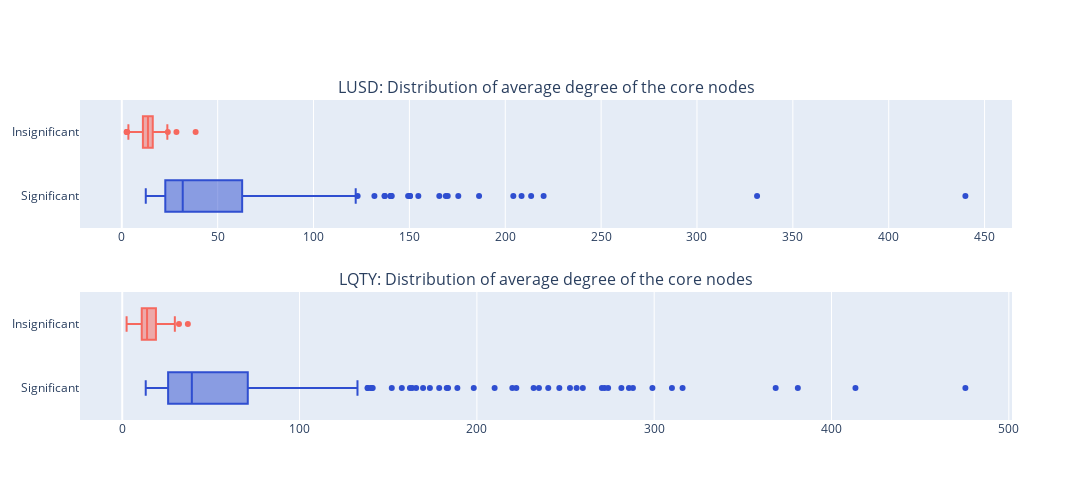

The cell this chart's notebook holds for it:
### Markdown cell above
### Figure 4

### Code cell
fig = make_subplots(
    rows=2, 
    cols=1,
    subplot_titles=("LUSD: Distribution of average degree of the core nodes", "LQTY: Distribution of average degree of the core nodes"),
    horizontal_spacing=0.05, 
    vertical_spacing=0.2,
)

LUSD_num_core_sig_T = LUSD_sig_T['avg_core_neighbor']
LUSD_num_core_sig_F = LUSD_sig_F['avg_core_neighbor']

LQTY_num_core_sig_T = LQTY_sig_T['avg_core_neighbor']
LQTY_num_core_sig_F = LQTY_sig_F['avg_core_neighbor']


fig.add_trace(go.Box(x=LUSD_num_core_sig_T, marker_color=LUSD_color1, name="Significant"), row=1, col=1)
fig.add_trace(go.Box(x=LUSD_num_core_sig_F, marker_color=LQTY_color2, name="Insignificant"), row=1, col=1)

fig.add_trace(go.Box(x=LQTY_num_core_sig_T, marker_color=LUSD_color1, name="Significant"), row=2, col=1)
fig.add_trace(go.Box(x=LQTY_num_core_sig_F, marker_color=LQTY_color2, name="Insignificant"), row=2, col=1)

fig.update_layout(barmode='stack', height=500, width=1300, showlegend=False)
fig.show()

fig.write_image("../Figure/images/fig4.png")

### Figure 1 — Plotly figure (JSON) as saved in the notebook; plotly's stock layout.template omitted (floating-point values rounded to 4 significant figures; data arrays with more than 128 entries replaced by an {"elided": "..."} marker saying what was removed)
{"data": [{"marker": {"color": "#2f4ed0"}, "name": "Significant", "type": "box", "x": {"elided": "335 float values"}, "xaxis": "x", "yaxis": "y"}, {"marker": {"color": "#f6685e"}, "name": "Insignificant", "type": "box", "x": [2.684, 2.5, 16.75, 20.86, 21.2, 15.6, 15, 16.14, 21, 13.83, 19.75, 23.67, 2.724, 8, 14.43, 16.4, 21, 23.75, 17.75, 12.12, 12.71, 5.6, 14.4, 21.25, 17.83, 14.14, 14, 13.8, 13.6, 15.67, 18.2, 14.43, 14.75, 12, 12, 12, 11, 18.6, 16.4, 17.8, 15.4, 16.2, 13.67, 13.38, 15, 16.2, 13.4, 13.5, 9.333, 13.71, 11, 11.17, 9.2, 15, 12.33, 11.17, 8.5, 9.714, 28.5, 13.4, 6.714, 11.5, 9.857, 20, 14.4, 11.83, 3.433, 14.67, 13, 12, 12.4, 14.5, 11.57, 14.2, 11.09, 15.8, 14.67, 9.857, 11.5, 9, 11.33, 7, 10.2, 15.2, 10.25, 18.5, 9.857, 11.86, 12.6, 9, 11.17, 12.5, 17.33, 14, 14.67, 24, 19.75, 19.75, 17.8, 15.25, 14.33, 7.571, 7.778, 11.88, 10, 38.5, 21.25, 10.33, 9.571, 10, 12.2, 7, 15, 8.333, 6.75, 11.2, 9.167, 5.9, 8.167, 15.62, 13.8, 18, 17.33, 13.83, 16.17, 11], "xaxis": "x", "yaxis": "y"}, {"marker": {"color": "#2f4ed0"}, "name": "Significant", "type": "box", "x": {"elided": "348 float values"}, "xaxis": "x2", "yaxis": "y2"}, {"marker": {"color": "#f6685e"}, "name": "Insignificant", "type": "box", "x": [19.67, 17.8, 15, 10.4, 8.667, 14, 14, 11, 12.67, 10.75, 26.67, 19.8, 20.25, 18.5, 21.25, 9.143, 12.8, 15, 11.71, 19, 9.667, 19.33, 15.75, 17.5, 16.75, 11.5, 13.33, 14, 12.5, 13, 37, 14.25, 13.2, 19.25, 4.75, 20, 23, 17.33, 24.5, 21, 9.25, 14.2, 11.5, 11, 20, 23, 13.75, 18, 16.5, 18, 14.67, 9.25, 11.33, 29.67, 23.5, 13.75, 13.5, 13.33, 13.5, 11, 14, 10.25, 14.4, 9.333, 15, 11.75, 24.5, 17.33, 13, 14.25, 11, 10.5, 21, 12.5, 10, 9, 14.5, 14.67, 11.6, 20, 7.8, 9.667, 15.5, 9.5, 9.333, 21, 11.5, 2.461, 19, 27, 9.833, 9, 10.8, 14, 27, 14, 8.667, 9.25, 32, 17, 13, 13, 12.75, 10.33, 10.5, 24, 9.333, 19, 15, 22.5, 20.67, 19.67, 16], "xaxis": "x2", "yaxis": "y2"}], "layout": {"annotations": [{"font": {"size": 16}, "showarrow": false, "text": "LUSD: Distribution of average degree of the core nodes", "x": 0.5, "xanchor": "center", "xref": "paper", "y": 1, "yanchor": "bottom", "yref": "paper"}, {"font": {"size": 16}, "showarrow": false, "text": "LQTY: Distribution of average degree of the core nodes", "x": 0.5, "xanchor": "center", "xref": "paper", "y": 0.4, "yanchor": "bottom", "yref": "paper"}], "barmode": "stack", "height": 500, "showlegend": false, "width": 1300, "xaxis": {"anchor": "y", "domain": [0, 1]}, "xaxis2": {"anchor": "y2", "domain": [0, 1]}, "yaxis": {"anchor": "x", "domain": [0.6, 1]}, "yaxis2": {"anchor": "x2", "domain": [0, 0.4]}}}
